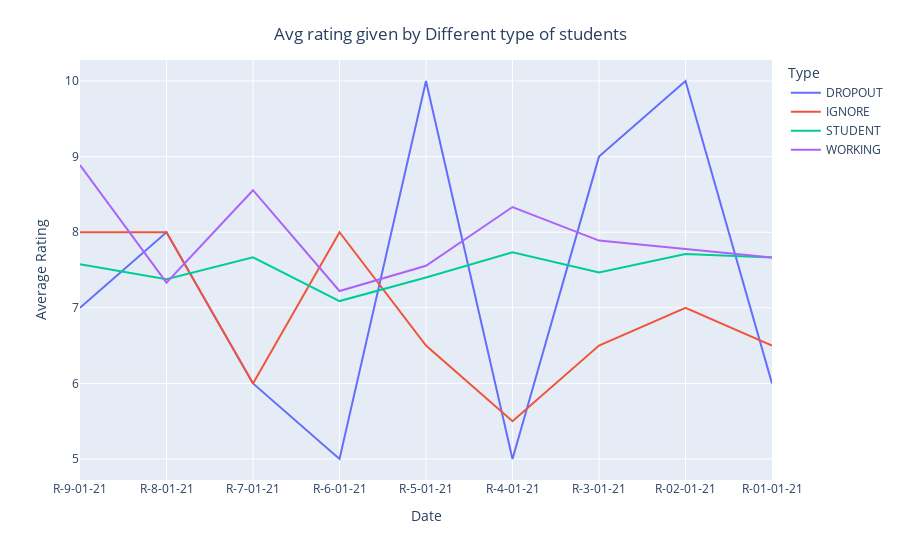

Here is the notebook cell this chart was saved with:
### Code cell
fiaa = class2.groupby("Type").mean()
a=aa.iloc[:,2:].T


fig = px.line(a, y=a.columns)
fig.update_layout(uniformtext_minsize=8, uniformtext_mode='hide', title={
        'text': "Avg rating given by Different type of students",
        'y':0.95,
        'x':0.5,
        'xanchor': 'center',
        'yanchor': 'top'},
        xaxis_title="Date",
        yaxis_title="Average Rating",)
fig.show()

### Figure 1 — Plotly figure (JSON) as saved in the notebook; plotly's stock layout.template omitted (floating-point values rounded to 4 significant figures)
{"data": [{"hovertemplate": "Type=DROPOUT<br>index=%{x}<br>value=%{y}<extra></extra>", "legendgroup": "DROPOUT", "line": {"color": "#636efa", "dash": "solid"}, "marker": {"symbol": "circle"}, "mode": "lines", "name": "DROPOUT", "orientation": "v", "showlegend": true, "type": "scatter", "x": ["R-9-01-21", "R-8-01-21", "R-7-01-21", "R-6-01-21", "R-5-01-21", "R-4-01-21", "R-3-01-21", "R-02-01-21", "R-01-01-21"], "xaxis": "x", "y": [7, 8, 6, 5, 10, 5, 9, 10, 6], "yaxis": "y"}, {"hovertemplate": "Type=IGNORE<br>index=%{x}<br>value=%{y}<extra></extra>", "legendgroup": "IGNORE", "line": {"color": "#EF553B", "dash": "solid"}, "marker": {"symbol": "circle"}, "mode": "lines", "name": "IGNORE", "orientation": "v", "showlegend": true, "type": "scatter", "x": ["R-9-01-21", "R-8-01-21", "R-7-01-21", "R-6-01-21", "R-5-01-21", "R-4-01-21", "R-3-01-21", "R-02-01-21", "R-01-01-21"], "xaxis": "x", "y": [8, 8, 6, 8, 6.5, 5.5, 6.5, 7, 6.5], "yaxis": "y"}, {"hovertemplate": "Type=STUDENT<br>index=%{x}<br>value=%{y}<extra></extra>", "legendgroup": "STUDENT", "line": {"color": "#00cc96", "dash": "solid"}, "marker": {"symbol": "circle"}, "mode": "lines", "name": "STUDENT", "orientation": "v", "showlegend": true, "type": "scatter", "x": ["R-9-01-21", "R-8-01-21", "R-7-01-21", "R-6-01-21", "R-5-01-21", "R-4-01-21", "R-3-01-21", "R-02-01-21", "R-01-01-21"], "xaxis": "x", "y": [7.578, 7.378, 7.667, 7.089, 7.4, 7.733, 7.467, 7.711, 7.667], "yaxis": "y"}, {"hovertemplate": "Type=WORKING<br>index=%{x}<br>value=%{y}<extra></extra>", "legendgroup": "WORKING", "line": {"color": "#ab63fa", "dash": "solid"}, "marker": {"symbol": "circle"}, "mode": "lines", "name": "WORKING", "orientation": "v", "showlegend": true, "type": "scatter", "x": ["R-9-01-21", "R-8-01-21", "R-7-01-21", "R-6-01-21", "R-5-01-21", "R-4-01-21", "R-3-01-21", "R-02-01-21", "R-01-01-21"], "xaxis": "x", "y": [8.889, 7.333, 8.556, 7.222, 7.556, 8.333, 7.889, 7.778, 7.667], "yaxis": "y"}], "layout": {"legend": {"title": {"text": "Type"}, "tracegroupgap": 0}, "margin": {"t": 60}, "title": {"text": "Avg rating given by Different type of students", "x": 0.5, "xanchor": "center", "y": 0.95, "yanchor": "top"}, "uniformtext": {"minsize": 8, "mode": "hide"}, "xaxis": {"anchor": "y", "domain": [0, 1], "title": {"text": "Date"}}, "yaxis": {"anchor": "x", "domain": [0, 1], "title": {"text": "Average Rating"}}}}
